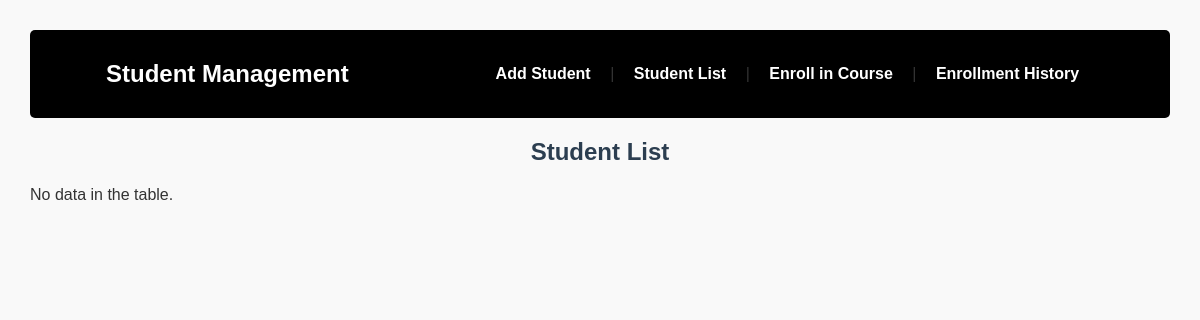
The page /student_list.php on the database as committed earlier.
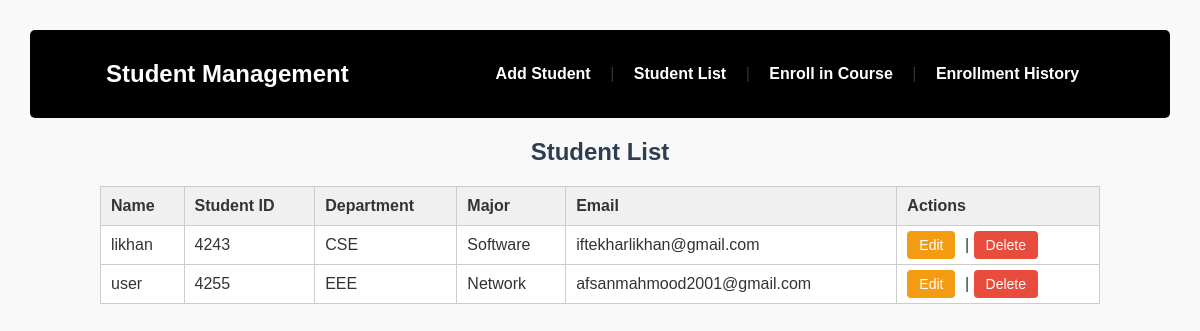
The same page on the database as committed later.
### tables this page shows
CREATE TABLE `students` (
  `id` int(11) NOT NULL,
  `name` varchar(100) NOT NULL,
  `email` varchar(100) NOT NULL,
  `student_id` varchar(20) DEFAULT NULL,
  `department` varchar(50) DEFAULT NULL,
  `major` varchar(50) DEFAULT NULL,
  `dob` date DEFAULT NULL,
  `address` text DEFAULT NULL
);

### student_list.php (the view, shortened to what this page needs)
<?php include 'db.php'; ?>
<!DOCTYPE html>
<html>
<head>
    <link rel="stylesheet" href="style.css">
</head>
<body>
<?php include 'navbar.php'; ?>
<h2>Student List</h2>
<?php
$result = $conn->query("SELECT * FROM students");
if ($result->num_rows > 0) {
    echo "<table>
            <tr>
                <th>Name</th><th>Student ID</th><th>Department</th><th>Major</th><th>Email</th><th>Actions</th>
            </tr>";
    while($row = $result->fetch_assoc()) {
        echo "<tr>
                <td>{$row['name']}</td>
                <td>{$row['student_id']}</td>
                <td>{$row['department']}</td>
                <td>{$row['major']}</td>
                <td>{$row['email']}</td>
                <td>
                    <a href='edit_student.php?id={$row['id']}'>Edit</a> |
                    <a href='student_list.php?delete={$row['id']}' onclick=\"return confirm('Are you sure?')\">Delete</a>
                </td>
              </tr>";
    }
    echo "</table>";
} else {
    echo "<p>No data in the table.</p>";
}
?>
</body>
</html>

Rows that differ between the two databases and show on the page:
added students: name "likhan", student "4243", department "CSE", major "Software", email "iftekharlikhan@gmail.com"
added students: name "user", student "4255", department "EEE", major "Network", email "afsanmahmood2001@gmail.com"
Other text that changed with them:
text no longer shown: "No data in the table."
text now shown: "Name Student ID Department Major Email Actions"
